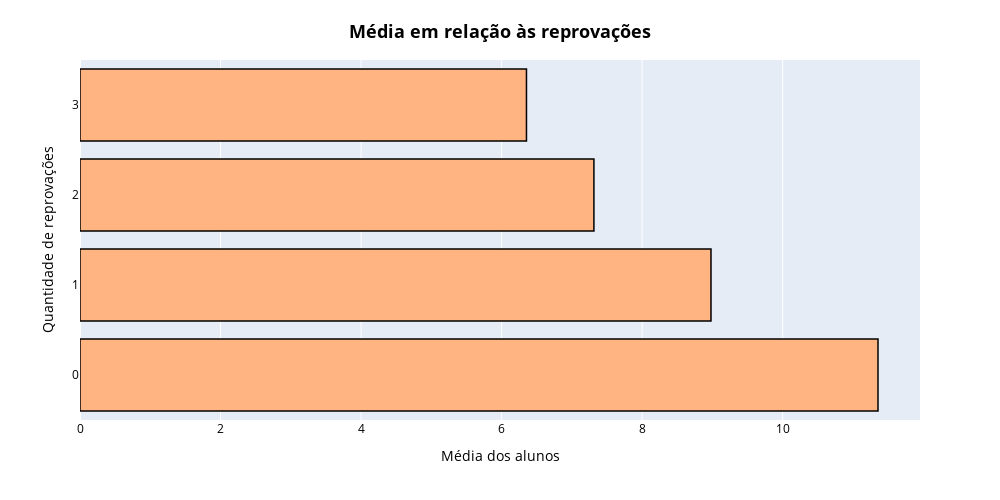

The notebook cell this image was saved under:
### Markdown cell above
## 2.7 Verificando a relação entre a quantidade de reprovações e a média dos alunos.

### Code cell
df_media_reprovados = df_edu.groupby(by='failures').mean()['media']
fig = px.bar(df_media_reprovados, orientation='h')
fig.update_layout(
    yaxis_title="Quantidade de reprovações",
    xaxis_title='Média dos alunos',
    titlefont={'size': 18},
    width=1000,
    height=500,
    xaxis = {'color' :'black'},    
    yaxis = {'color' :'black'},
    legend_title="",
    showlegend=False,
    title={
        'text': '<b>Média em relação às reprovações<b>',
        'y': 0.95,
        'x': 0.5,
        'font_color': 'black'
    })
fig.update_yaxes(tickvals=[0, 1, 2, 3])
fig.update_traces(marker_color=sample(1)[0], marker_line_color='black',
                  marker_line_width=1.5)

### Figure 1 — Plotly figure (JSON) as saved in the notebook; plotly's stock layout.template omitted (floating-point values rounded to 4 significant figures)
{"data": [{"alignmentgroup": "True", "hovertemplate": "variable=media<br>value=%{x}<br>failures=%{y}<extra></extra>", "legendgroup": "media", "marker": {"color": "#ffb482", "line": {"color": "black", "width": 1.5}, "pattern": {"shape": ""}}, "name": "media", "offsetgroup": "media", "orientation": "h", "showlegend": true, "textposition": "auto", "type": "bar", "x": [11.36, 8.98, 7.314, 6.354], "xaxis": "x", "y": [0, 1, 2, 3], "yaxis": "y"}], "layout": {"barmode": "relative", "height": 500, "legend": {"title": {"text": ""}, "tracegroupgap": 0}, "margin": {"t": 60}, "showlegend": false, "title": {"font": {"color": "black", "size": 18}, "text": "<b>Média em relação às reprovações<b>", "x": 0.5, "y": 0.95}, "width": 1000, "xaxis": {"anchor": "y", "color": "black", "domain": [0, 1], "title": {"text": "Média dos alunos"}}, "yaxis": {"anchor": "x", "color": "black", "domain": [0, 1], "tickvals": [0, 1, 2, 3], "title": {"text": "Quantidade de reprovações"}}}}
